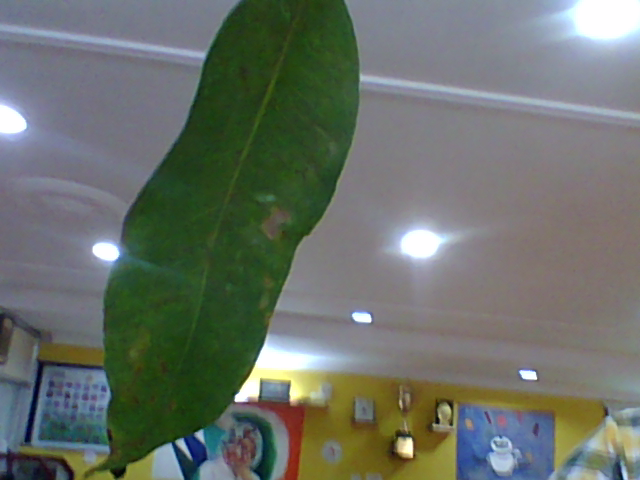
#> input picture leaf0.png, 640 x 480 px
$ python img_process.py
#> lines starting #> are read from the running program, lines starting #| are printed output that depends on the picture; after the words box and inside, x2 and y2 are one past the last pixel; in counts of white or black regions, pixels touching at a corner belong together
import cv2
import numpy as np
import argparse, sys, os
#from GUIdriver import *

def endprogram():
	print ("\nProgram terminated!")
	sys.exit()


#Reading the image by parsing the argument
text = str("D:\ARPLDD\testimage")
print ("\n*********************\nImage : " + "testimage\leaf0.png"+ "\n*********************")
img = cv2.imread('leaf0.png')
#> img is the input picture: shape (480, 640, 3); mean B, G, R 104.1, 112.1, 105.1
#original = img
img = cv2.resize(img,((int)(img.shape[1]/5),(int)(img.shape[0]/5)))
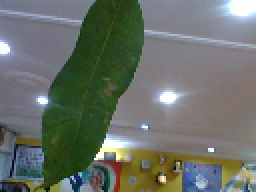
#> img: shape (96, 128, 3) (shown 2 times larger); mean B, G, R 104.1, 112.1, 105.1
original = img.copy()
neworiginal = img.copy()
#cv2.imshow('original',img)


#Calculating number of pixels with shade of white(p) to check if exclusion of these pixels is required or not (if more than a fixed %) in order to differentiate the white background or white patches in image caused by flash, if present.
p = 0
for i in range(img.shape[0]):
	for j in range(img.shape[1]):
		B = img[i][j][0]
		G = img[i][j][1]
		R = img[i][j][2]
		if (B > 110 and G > 110 and R > 110):
			p += 1
#> after the loop, p = 6430

#finding the % of pixels in shade of white
totalpixels = img.shape[0]*img.shape[1]
#> totalpixels = 12288
per_white = 100 * p/totalpixels
#> per_white = 52.33
'''
print 'percantage of white: ' + str(per_white) + '\n'
print 'total: ' + str(totalpixels) + '\n'
print 'white: ' + str(p) + '\n'
'''

#excluding all the pixels with colour close to white if they are more than 10% in the image
if per_white > 10:
	img[i][j] = [200,200,200]
#> img: shape (96, 128, 3); 0.01% of pixels changed, all inside (x1, y1, x2, y2) = (127, 95, 128, 96)
	cv2.imshow('color change', img)


#Guassian blur
blur1 = cv2.GaussianBlur(img,(3,3),1)


#mean-shift algo
newimg = np.zeros((img.shape[0], img.shape[1],3),np.uint8)
criteria = (cv2.TERM_CRITERIA_EPS + cv2.TERM_CRITERIA_MAX_ITER , 10 ,1.0)

img = cv2.pyrMeanShiftFiltering(blur1, 20, 30, newimg, 0, criteria)
cv2.imshow('means shift image',img)


#Guassian blur
blur = cv2.GaussianBlur(img,(11,11),1)
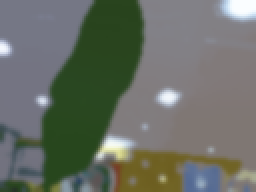
#> blur: shape (96, 128, 3) (shown 2 times larger); mean B, G, R 101.2, 110.3, 105

#Canny-edge detection
canny = cv2.Canny(blur, 160, 290)
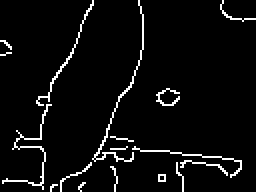
#> canny: shape (96, 128) (shown 2 times larger); 4.8% white in thin lines or dots

canny = cv2.cvtColor(canny,cv2.COLOR_GRAY2BGR)
#> canny: shape (96, 128, 3); 4.8% white in thin lines or dots
#creating border around image to close any open curve cut by the image border
#bordered = cv2.copyMakeBorder(canny,10,10,10,10, cv2.BORDER_CONSTANT, (255,255,255))		#function not working(not making white coloured border)
#bordered = cv2.rectangle(canny,(-2,-2),(275,183),(255,255,255),3)
#cv2.imshow('Canny on meanshift bordered image',bordered)


#contour to find leafs
bordered = cv2.cvtColor(canny,cv2.COLOR_BGR2GRAY)
contours,hierarchy = cv2.findContours(bordered, cv2.RETR_TREE, cv2.CHAIN_APPROX_NONE)
#> contours = 19 contours, 18 with area under 20; largest, box (x1, y1, x2, y2) and area: (46, 0, 72, 81) 22

maxC = 0
for x in range(len(contours)):													#if take max or one less than max then will not work in
	if len(contours[x]) > maxC:													# pictures with zoomed leaf images
		maxC = len(contours[x])
		maxid = x
#> this loop made 19 passes
#> maxC on passes 1, 3, 5, 6, 7, 8, 9, 12, 17: 9, 12, 25, 29, 40, 50, 125, 178, 207
#> after the loop, maxC = 207; maxid = 16

perimeter = cv2.arcLength(contours[maxid],True)
#> perimeter = 236.4
#print perimeter
Tarea = cv2.contourArea(contours[maxid])
#> Tarea = 22.5
cv2.drawContours(neworiginal,contours[maxid],-1,(0,0,255))
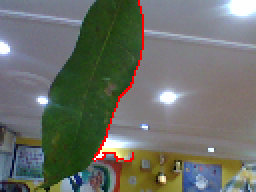
#> neworiginal: shape (96, 128, 3) (shown 2 times larger); 1.03% of pixels changed, all inside (x1, y1, x2, y2) = (46, 0, 72, 81)
cv2.imshow('Contour',neworiginal)
cv2.imwrite('Contour complete leaf.jpg',neworiginal)


#Creating rectangular roi around contour
height, width, _ = canny.shape
#> height = 96; width = 128
min_x, min_y = width, height
#> min_x = 128; min_y = 96
max_x = max_y = 0
frame = canny.copy()

# computes the bounding box for the contour, and draws it on the frame,
for contour, hier in zip(contours, hierarchy):
	(x,y,w,h) = cv2.boundingRect(contours[maxid])
	min_x, max_x = min(x, min_x), max(x+w, max_x)
	min_y, max_y = min(y, min_y), max(y+h, max_y)
	if w > 80 and h > 80:
		#cv2.rectangle(frame, (x,y), (x+w,y+h), (255, 0, 0), 2)   #we do not draw the rectangle as it interferes with contour later on
		roi = img[y:y+h , x:x+w]
		originalroi = original[y:y+h , x:x+w]
#> this loop made 1 pass
#> (x, y, w, h, min_x, max_x, min_y, max_y) on pass 1: (46, 0, 26, 81, 46, 72, 0, 81)

if (max_x - min_x > 0 and max_y - min_y > 0):
	roi = img[min_y:max_y , min_x:max_x]
	originalroi = original[min_y:max_y , min_x:max_x]
	#cv2.rectangle(frame, (min_x, min_y), (max_x, max_y), (255, 0, 0), 2)   #we do not draw the rectangle as it interferes with contour

cv2.imshow('ROI', frame)
cv2.imshow('rectangle ROI', roi)
img = roi


#Changing colour-space
#imghsv = cv2.cvtColor(img, cv2.COLOR_BGR2HSV)
imghls = cv2.cvtColor(roi, cv2.COLOR_BGR2HLS)
#> imghls: shape (81, 26, 3); mean of channels 0, 1, 2 80.2, 81.7, 73.4
cv2.imshow('HLS', imghls)
imghls[np.where((imghls==[30,200,2]).all(axis=2))] = [0,200,0]
cv2.imshow('new HLS', imghls)

#Only hue channel
huehls = imghls[:,:,0]
cv2.imshow('img_hue hls',huehls)
#ret, huehls = cv2.threshold(huehls,2,255,cv2.THRESH_BINARY)

huehls[np.where(huehls==[0])] = [35]
#> huehls: shape (81, 26); min 8, max 175, mean 80.3
cv2.imshow('img_hue with my mask',huehls)


#Thresholding on hue image
ret, thresh = cv2.threshold(huehls,28,255,cv2.THRESH_BINARY_INV)
#> thresh: shape (81, 26); 2.3% white; 7 white regions (6 under 20 px)
cv2.imshow('thresh', thresh)


#Masking thresholded image from original image
mask = cv2.bitwise_and(originalroi,originalroi,mask = thresh)
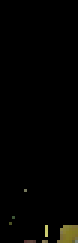
#> mask: shape (81, 26, 3) (shown 3 times larger); mean B, G, R 1.3, 2.8, 3
cv2.imshow('masked out img',mask)


#Finding contours for all infected regions
contours,heirarchy = cv2.findContours(thresh, cv2.RETR_TREE, cv2.CHAIN_APPROX_NONE)
#> contours = 7 contours, 6 with area under 20; largest, box (x1, y1, x2, y2) and area: (19, 75, 26, 81) 25

Infarea = 0
for x in range(len(contours)):
	cv2.drawContours(originalroi,contours[x],-1,(0,0,255))
	cv2.imshow('Contour masked',originalroi)

	#Calculating area of infected region
	Infarea += cv2.contourArea(contours[x])
#> this loop made 7 passes
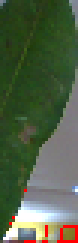
#> originalroi: shape (81, 26, 3) (shown 3 times larger); mean B, G, R 70.1, 96.6, 82
#> after the loop, Infarea = 25

if Infarea > Tarea:
	Tarea = img.shape[0]*img.shape[1]
#> Tarea = 2106

print ('_________________________________________\n Perimeter: %.2f' %(perimeter)
	   + '\n_________________________________________')
#| _________________________________________
#|  Perimeter: 236.41
#| _________________________________________

print ('_________________________________________\n Total area: %.2f' %(Tarea)
	   + '\n_________________________________________')
#| _________________________________________
#|  Total area: 2106.00
#| _________________________________________

#Finding the percentage of infection in the leaf
print ('_________________________________________\n Infected area: %.2f' %(Infarea)
	   + '\n_________________________________________')
#| _________________________________________
#|  Infected area: 25.00
#| _________________________________________

try:
	per = 100 * Infarea/Tarea
#> per = 1.19
except ZeroDivisionError:
	per = 0

print ('_________________________________________\n Percentage of infection region: %.2f' %(per)
	   + '\n_________________________________________')
#| _________________________________________
#|  Percentage of infection region: 1.19
#| _________________________________________


print("\n*To terminate press and hold (q)*")

cv2.imshow('orig',original)
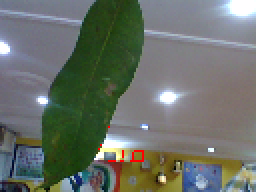
#> window 'orig': shape (96, 128, 3) (shown 2 times larger); mean B, G, R 103.9, 111.8, 105.4


"""****************************************update dataset*******************************************"""
#Updating a dataset file to maintain log of the leaf images identified.

print("\nDo you want to run the classifier(Y/N):")
n = cv2.waitKey(0) & 0xFF
#> (key Esc is pressed here)

if n == ord('q' or 'Q'):
	endprogram()


#import csv file library
import csv

filename = 'datasetlog/Datasetunlabelledlog.csv'
while True:
	if  n == ord('y'or'Y'):

		fieldnames = ['fortnum', 'imgid', 'feature1', 'feature2', 'feature3']


		print ('Appending to ' + str(filename)+ '...')

		print ('\nFile ' + str(filename)+ ' updated!' )

		try:
			results = []
			with open(filename) as File:
				reader = csv.DictReader(File)
				for rows in reader:
					results.append(rows)
			try:
				#first character(fortnum) of previously appended line
				preflod = int(results[len(results)-1]['fortnum'])
			#if new file
			except IndexError:
				preflod = -1

			if preflod < 9:
				fortnum = preflod + 1
			elif preflod > 9:
				fortnum = 0
			file.close(File)

			L = {'fortnum': str(fortnum), 'imgid': args["input"], 'feature1': str(Tarea), 'feature2': str(Infarea), 'feature3': str(perimeter)}

			with open(filename,'a') as File:

				writer = csv.DictWriter(File, fieldnames = fieldnames)

				writer.writerow(L)

				file.close(File)

		except IOError:
			os.system('mkdir datasetlog')
			fortnum = 0
			L = {'fortnum': str(fortnum), 'imgid': args["input"], 'feature1': str(Tarea), 'feature2': str(Infarea), 'feature3': str(perimeter)}

			with open(filename,'w') as File:

				writer = csv.DictWriter(File, fieldnames = fieldnames)

				writer.writeheader()

				writer.writerow(L)

				file.close(File)

		finally:

			import classifier
			break


	elif n == ord('n' or 'N') :
		print ('File not updated! \nSuccessfully terminated!')
		break

	else:
		print ('invalid input!')
		break

$ run again, with images training/bac.jpg saved as leaf0.png
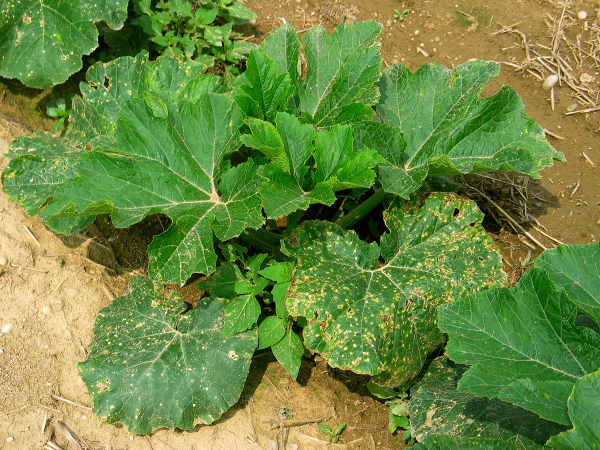
#> input picture images training/bac.jpg, 1200 x 900 px (shown at 1/2 size)
#> img is the input picture: shape (900, 1200, 3); mean B, G, R 65.2, 137.4, 109.7
#> after the loop `for i in range(img.shape[0]):`: p = 6440
#> per_white = 14.91
#> `canny = cv2.Canny(blur, 160, 290)`:
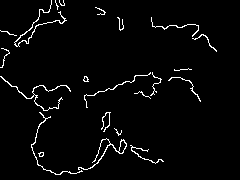
#> canny: shape (180, 240); 3.1% white in thin lines or dots, all inside (x1, y1, x2, y2) = (0, 0, 217, 175)
#> `contours,hierarchy = cv2.findContours(bordered, cv2.RETR_TREE, cv2.CHA..`: contours = 25 contours, 20 with area under 20; largest, box (x1, y1, x2, y2) and area: (78, 138, 127, 170) 98, (118, 140, 127, 154) 58, (0, 76, 71, 111) 50, (14, 0, 67, 47) 44, (31, 112, 83, 175) 30
#> the loop `for x in range(len(contours)):` made 25 passes
#> maxC on passes 1, 3, 4, 8, 13, 25: 15, 111, 199, 211, 255, 273
#> after the loop `for x in range(len(contours)):`: maxC = 273; maxid = 24
#> perimeter = 323.9
#> Tarea = 44.5
#> neworiginal: shape (180, 240, 3); mean B, G, R 65, 137, 110.4
#> the loop `for contour, hier in zip(contours, hierarchy):` made 1 pass
#> (x, y, w, h, min_x, max_x, min_y, max_y) on pass 1: (14, 0, 53, 47, 14, 67, 0, 47)
#> imghls: shape (47, 53, 3); mean of channels 0, 1, 2 50.3, 89.8, 113.8
#> thresh: shape (47, 53); 0.16% white in thin lines or dots, all inside (x1, y1, x2, y2) = (0, 40, 2, 47)
#> `contours,heirarchy = cv2.findContours(thresh, cv2.RETR_TREE, cv2.CHAIN..`: contours = 2 contours, all with area under 20
#> the loop `for x in range(len(contours)):` made 2 passes
#> Infarea on passes 1 to 2: 0.5, 0.5
#> pass 2, `cv2.imshow('Contour masked',originalroi)`:
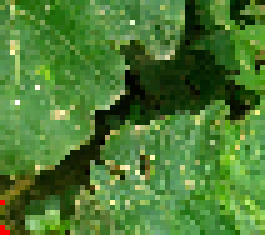
#> window 'Contour masked': shape (47, 53, 3) (shown 5 times larger); mean B, G, R 51.4, 123.6, 76.7
#> after the loop `for x in range(len(contours)):`: Infarea = 0.5
#| _________________________________________
#|  Perimeter: 323.95
#| _________________________________________
#| _________________________________________
#|  Total area: 44.50
#| _________________________________________
#| _________________________________________
#|  Infected area: 0.50
#| _________________________________________
#> per = 1.12
#| _________________________________________
#|  Percentage of infection region: 1.12
#| _________________________________________
